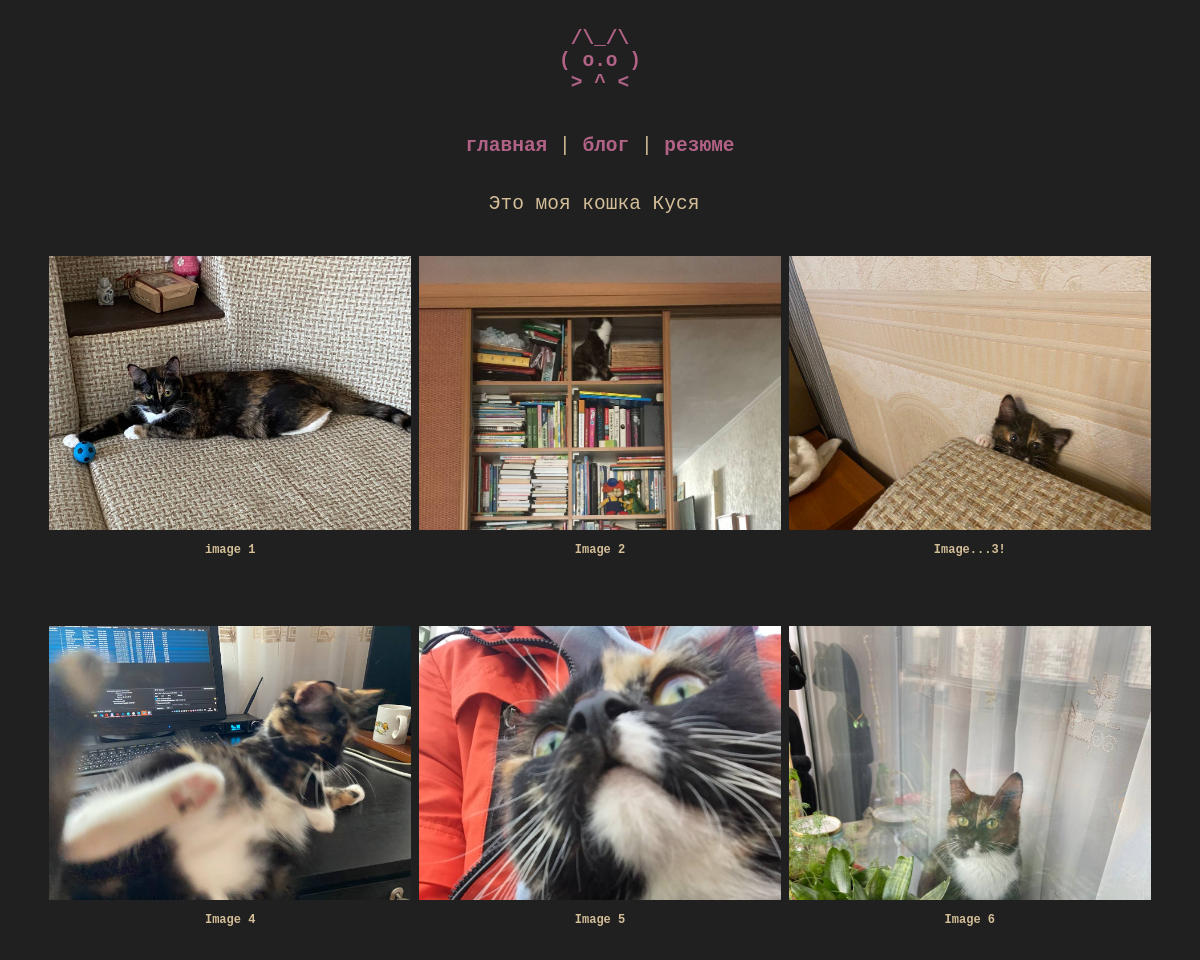
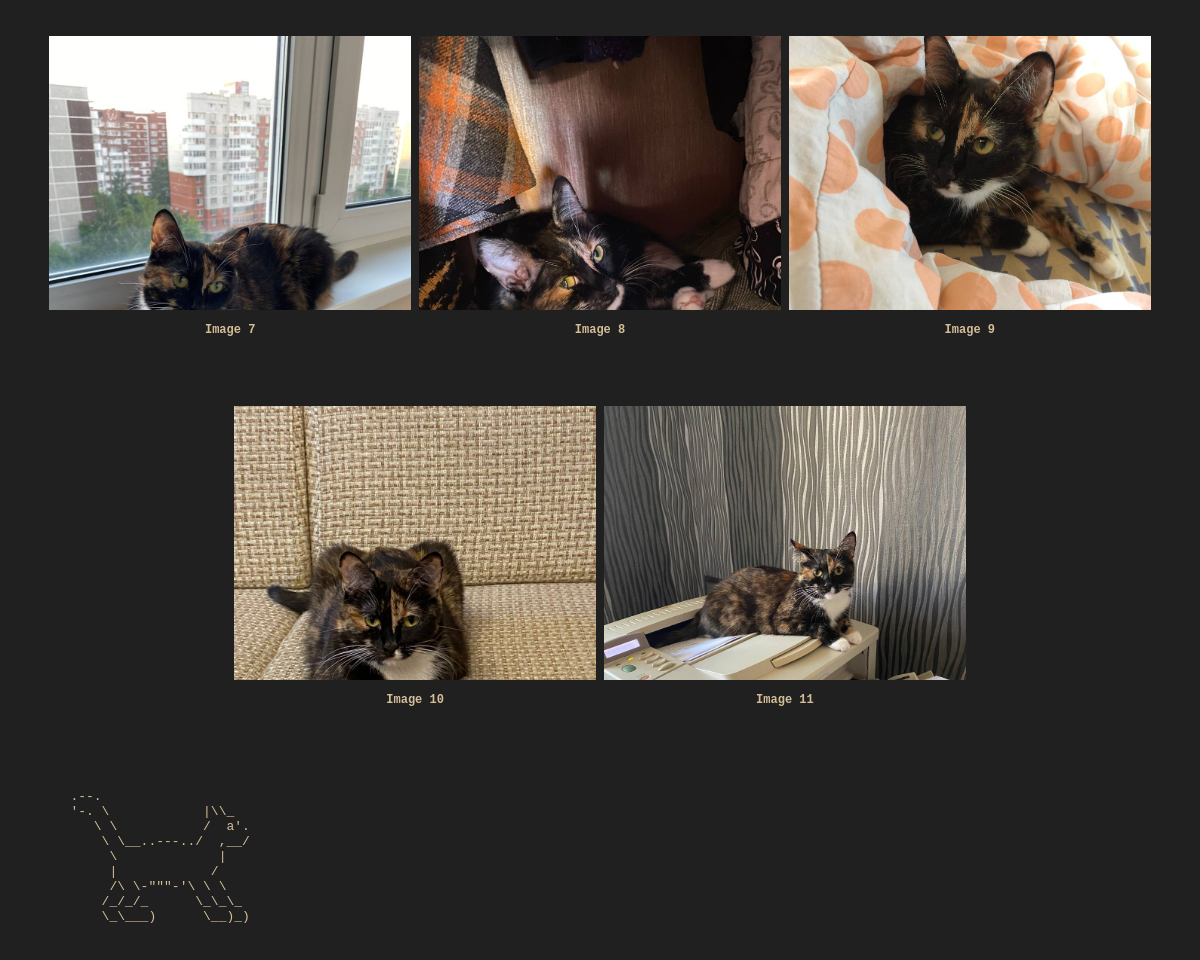
The page /cat on the database its author committed (2 pictures, top to bottom).
### tables this page shows
CREATE TABLE cat (
    "title" TEXT NOT NULL,
    "url" TEXT NOT NULL
);

### kolpa_site.py (the view, shortened to what this page needs)
@app.route("/cat", methods=["POST", "GET"])
def cat():
    return render_template('kusya.html', cat = dbase.getCatData(), admin = session['admin'])

### FDataBase.py (called while the page is built)
    def getCatData(self):
        sql = '''SELECT rowid, * FROM cat'''
        try:
            self.__cur.execute(sql)
            res = self.__cur.fetchall()
            if res: return res
        except:
            print("Error reading DB")
        return []

### kolpa_site.py (called while the page is built)
def connect_db():
    conn = sqlite3.connect(app.config['DATABASE'])
    conn.row_factory = sqlite3.Row
    return conn

def get_db():
    if not hasattr(g, 'link_db'):
        g.link_db = connect_db()
    return g.link_db

@app.before_request
def before_request():
   global dbase
   db = get_db()
   dbase = FDataBase(db)
   if 'admin' not in session:
       session['admin'] = False

### templates/kusya.html (shortened to what this page needs)
<!DOCTYPE html>
<html>
  <head>
    <link type="text/css" href="{{ url_for('static', filename='css/styles.css')}}" rel="stylesheet" />
  </head>
  <body>
    <section id="header" aria-label="Home">
      <a href="/" title="Home">
      <pre>
 /\_/\
( o.o )
 > ^ <
      </pre>
	</a>
    </section>
    <section id="menu">
      <p id="test">
        <a href="/">главная</a> | <a href="/blog">блог</a> | <a href="/resume">резюме</a>
    </p>
    </section>
    <section id="title">
      <p>
        Это моя кошка Куся
      </p>
      <br>
    </section>
	<div id="weird-boxes">
    <ul class="image-list-small">
      {% for c in cat -%}
          <li>
            <a href="../{{c.url}}" target="_blank" style="background-image: url('../{{c.url}}');"></a>
              <div class="details">
                <h3><a href="#">{{c.title}}</a></h3>
            </div>
          </li>
        {% endfor -%}
    </ul>
		<marquee behavior="scroll" direction="right">
      <pre style="color:#d4be98">
        .--.
        '-. \            |\\_
           \ \           /  a'.
            \ \__..---../  ,__/
             \             |
             |            /
             /\ \-"""-'\ \ \
            /_/_/_      \_\_\_
            \_\___)      \__)_)
      </pre>
    </marquee>
	</div>
  </body>
</html>

### static/css/styles.css (style rules this page uses)
body { background-color: #202020; overflow-x: hidden; }
html { overflow-x: hidden; }
.image-list-small { font-family: monospace; margin: 0 auto; text-align: center; max-width: 1280px; padding: 0; }
.image-list-small li { display: inline-block; width: 362px; margin: 0 0px 30px; }
.image-list-small li > a { display: block; text-decoration: none; background-size: cover; background-repeat: no-repeat; height: 274px; margin: 0; padding: 0; }
.image-list-small .details { margin-top: 13px; margin-left: auto; margin-right: auto; max-width: 200ch; }
.image-list-small .details h3 { display: block; height:50px; font-size: 12px; margin: 0 0 3px 0; overflow: hidden; text-overflow: ellipsis; }
.image-list-small .details h3 a { color: #d4be98; text-decoration: none; }
p#test { width: 100%; text-align: center; font-size:150%; }
section { font-family: monospace; background-color: #202020; color:#d4be98; }
section#header { text-align:center; font-size:150%; margin-right:1%; margin-left:1%; }
section#title { margin-top:3%; text-align:center; font-size:150%; margin-right:2%; margin-left:1%; }
section#menu { margin-left: auto; margin-right: auto; width: 40ch; }
a { text-decoration: none; font-weight:bold; color:#B16286; }

### rows shown on the page
cat: url (picture), title "image 1"
cat: url (picture), title "Image 2"
cat: url (picture), title "Image...3!"
cat: url (picture), title "Image 4"
cat: url (picture), title "Image 5"
cat: url (picture), title "Image 6"
cat: url (picture), title "Image 7"
cat: url (picture), title "Image 8"
cat: url (picture), title "Image 9"
cat: url (picture), title "Image 10"
cat: url (picture), title "Image 11"
